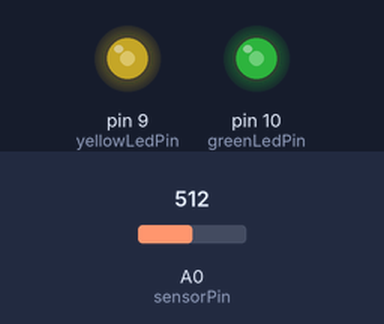
This sketch was run on a simulated Arduino Uno, built with avr-gcc and run on an emulated ATmega328P. Parts: output pins drawn as LEDs (lit = HIGH). Inputs (shaded band) come from the test bench; at power-on: A0 (sensorPin) = 512.

Above: at 1.2 s.
1.3 s: A0 (sensorPin) set to 716
At 2.2 s:
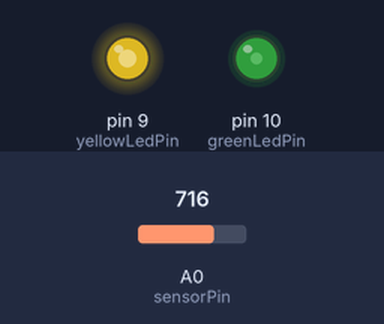
2.8 s: A0 (sensorPin) set to 900
At 3.4 s:
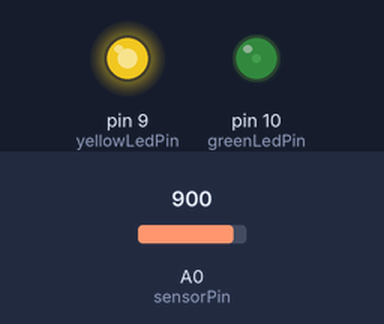
4.3 s: A0 (sensorPin) set to 1023
At 5.5 s:
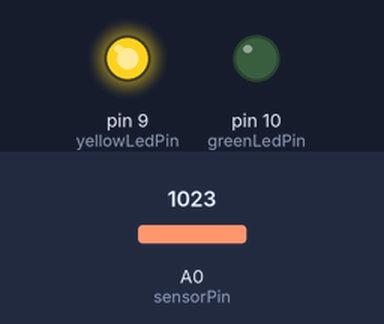
5.8 s: A0 (sensorPin) set to 306
At 6.9 s:
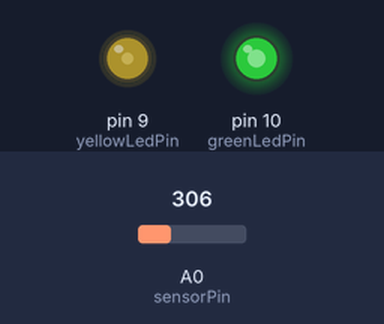
7.3 s: A0 (sensorPin) set to 122
At 8.0 s:
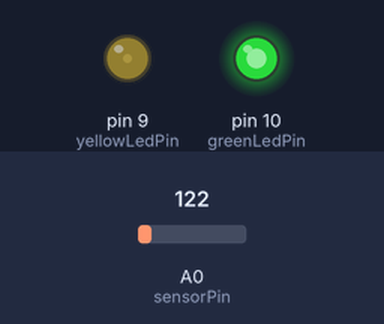
8.8 s: A0 (sensorPin) set to 511
At 9.2 s:
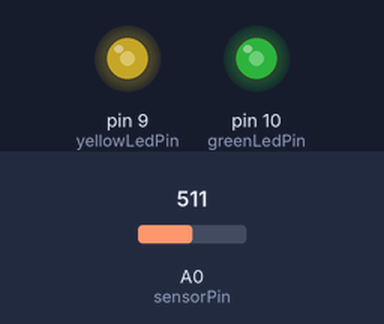
Timing chart, 0 to 11.3 s (numbered marks = the images above; inputs shaded):
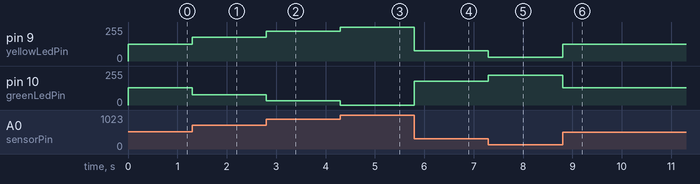

The sketch:

opdracht6_c.ino
```cpp
float sensorValue = 0; // variable for sensor value
int sensorPin = A0; // variable for sensor pin
int greenLedPin = 10;
int yellowLedPin = 9;

/* Map an analog value to 8 bits (0 to 255) */
void setup() {}

void loop() {
  int val = analogRead(0);
  val = map(val, 0, 1023, 0, 255);
  analogWrite(yellowLedPin, val);
  analogWrite(greenLedPin, 255-val);
}
```

Measured:
- after the input at 1.3 s, pin 9 (yellowLedPin): 127/255 → 178/255 at once; pin 10 (greenLedPin): 128/255 → 77/255 at once
- after the input at 2.8 s, pin 9 (yellowLedPin): 178/255 → 224/255 at once; pin 10 (greenLedPin): 77/255 → 31/255 at once
- after the input at 4.3 s, pin 9 (yellowLedPin): 224/255 → 255/255 at once; pin 10 (greenLedPin): 31/255 → 0/255 at once
- after the input at 5.8 s, pin 9 (yellowLedPin): 255/255 → 76/255 at once; pin 10 (greenLedPin): 0/255 → 179/255 at once
- after the input at 7.3 s, pin 9 (yellowLedPin): 76/255 → 30/255 at once; pin 10 (greenLedPin): 179/255 → 225/255 at once
- after the input at 8.8 s, pin 9 (yellowLedPin): 30/255 → 127/255 at once; pin 10 (greenLedPin): 225/255 → 128/255 at once
